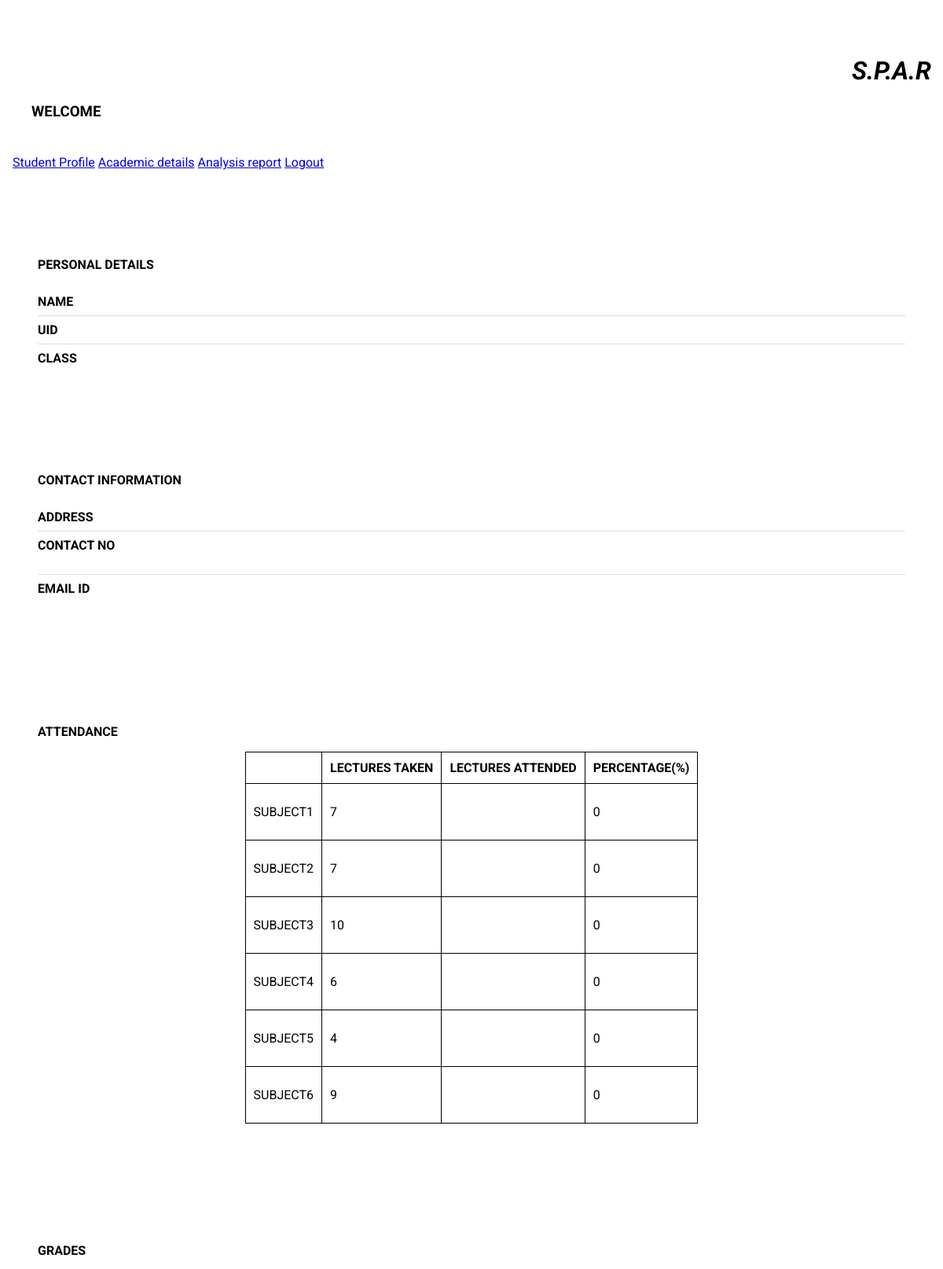
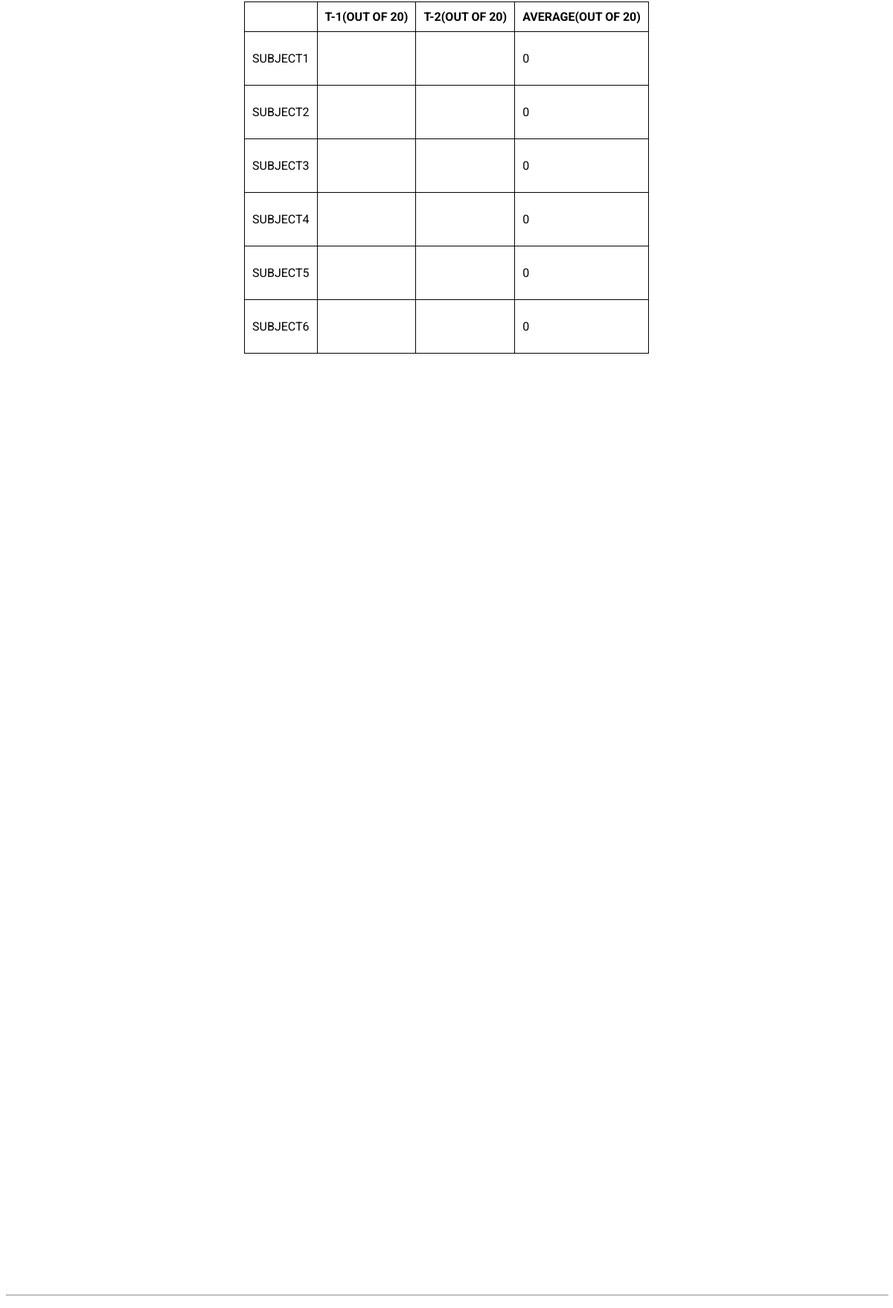
Screenshot of /student/homepage.php (signed in) with the database file from the repository (2 pictures, top to bottom).
### tables this page shows
CREATE TABLE `lectures` (
  `subject` varchar(10) DEFAULT NULL,
  `totallec` int(5) DEFAULT NULL
);

### student/homepage.php (the view, shortened to what this page needs)
<?php
		$link = mysqli_connect("localhost", "root", "","spar");
		$id=$_SESSION['id'];
		$q="SELECT * FROM student_details where id='".$id."'" ;
		$result=mysqli_query($link, $q);
		$result=mysqli_fetch_array($result);
		$q1="SELECT * FROM attendance where id='".$id."'" ;
		$res1=mysqli_query($link, $q1);
		$res1=mysqli_fetch_array($res1);
		$q2="SELECT * FROM lectures";
		$res2=mysqli_query($link, $q2);
        $q3="SELECT * FROM lectures";
		$res3=mysqli_query($link, $q3);
        $q4="SELECT * FROM t1 where id='".$id."'" ;
		$res4=mysqli_query($link, $q4);
        $q5="SELECT * FROM t2 where id='".$id."'" ;
		$res5=mysqli_query($link, $q5);
		$row1=mysqli_fetch_array($res4);
        $row2=mysqli_fetch_array($res5);
?>
<!doctype html>
<html lang="en">
  <head>
    <link rel="stylesheet" href="https://code.getmdl.io/1.2.0/material.deep_purple-pink.min.css">
    <link rel="stylesheet" href="../admin/studentstyle.css">
  </head>
  <body class="mdl-demo mdl-color--grey-100 mdl-color-text--grey-700 mdl-base">
    <div class="mdl-layout mdl-js-layout mdl-layout--fixed-header">
      <header class="mdl-layout__header mdl-layout__header--scroll mdl-color--primary">
        <div class="mdl-layout--large-screen-only mdl-layout__header-row logo" >
		<h1>S.P.A.R</h1>
        </div>
        <div class="mdl-layout--large-screen-only mdl-layout__header-row">
          <h3>WELCOME </h3>
        </div>
        <div class="mdl-layout__tab-bar mdl-js-ripple-effect mdl-color--primary-dark">
          <a href="#profile" class="mdl-layout__tab is-active">Student Profile</a>
          <a href="#academic" class="mdl-layout__tab">Academic details</a>
          <a href="#analysis" class="mdl-layout__tab">Analysis report</a>
		  <a href="logout.php" class="mdl-layout__tab logout">Logout</a>
        </div>
      </header>
      <main class="mdl-layout__content">
        <div class="mdl-layout__tab-panel is-active" id="profile">
          <section class="section--center mdl-grid mdl-grid--no-spacing mdl-shadow--2dp">
            <div class="mdl-card mdl-cell mdl-cell--12-col">
              <div class="mdl-card__supporting-text mdl-grid mdl-grid--no-spacing">
                <h4 class="mdl-cell mdl-cell--12-col">Personal Details</h4>
                <div class="section__text mdl-cell mdl-cell--10-col-desktop mdl-cell--6-col-tablet mdl-cell--3-col-phone">
                  <h5>NAME</h5>
                </div>
                <div class="section__text mdl-cell mdl-cell--10-col-desktop mdl-cell--6-col-tablet mdl-cell--3-col-phone">
                  <h5>UID</h5>
                </div>
                <div class="section__text mdl-cell mdl-cell--10-col-desktop mdl-cell--6-col-tablet mdl-cell--3-col-phone">
                  <h5>CLASS</h5>
                </div>
              </div>
            </div>
          </section>
		  <section class="section--center mdl-grid mdl-grid--no-spacing mdl-shadow--2dp">
            <div class="mdl-card mdl-cell mdl-cell--12-col">
              <div class="mdl-card__supporting-text mdl-grid mdl-grid--no-spacing">
                <h4 class="mdl-cell mdl-cell--12-col">CONTACT INFORMATION</h4>
                <div class="section__text mdl-cell mdl-cell--10-col-desktop mdl-cell--6-col-tablet mdl-cell--3-col-phone">
                  <h5>ADDRESS</h5>
                </div>
                <div class="section__text mdl-cell mdl-cell--10-col-desktop mdl-cell--6-col-tablet mdl-cell--3-col-phone">
                  <h5>CONTACT NO</h5>
                  <?php echo $result['phone']."<br>".$result['phone2'];
						?>
                </div>
                <div class="section__text mdl-cell mdl-cell--10-col-desktop mdl-cell--6-col-tablet mdl-cell--3-col-phone">
                  <h5>EMAIL ID</h5>
                  <?php echo $result['email']."<br>".$result['email2'];
						?>
                </div>
              </div>
            </div>
          </section>
        </div>
        <div class="mdl-layout__tab-panel" id="academic">
          <section class="section--center mdl-grid mdl-grid--no-spacing mdl-shadow--2dp">
            <div class="mdl-card mdl-cell mdl-cell--12-col">
              <div class="mdl-card__supporting-text mdl-grid mdl-grid--no-spacing">
                <h4 class="mdl-cell mdl-cell--12-col">ATTENDANCE</h4>
						<table>
						<form id="attendanceform" action="update.php" name="attendance" method="post">
						<tr>
						<th></th>
						<th>LECTURES TAKEN</th>
						<th>LECTURES ATTENDED</th>
						<th>PERCENTAGE(%)</th>
						</tr>
						<?php $row=mysqli_fetch_array($res2);?>
						<tr>
						<td><?php echo $row['subject']?></td>
						<td>
							<p class="disp3" id="p11"><?php echo $row['totallec']?></p>
						</td>
						<td>
						<td>
							<p class="disp3" id="p13"><?php if($row['totallec'])echo $res1['subj1']/$row['totallec']*100?></p>
						</td>
						</tr>
						<?php $row=mysqli_fetch_array($res2);?>
						<tr>
						<td><?php echo $row['subject']?></td>
						<td>
							<p class="disp3" id="p21"><?php echo $row['totallec']?></p>
						</td>
						<td>
						</td>
						<td>
							<p class="disp3" id="p23"><?php if($row['totallec'])echo $res1['subj2']/$row['totallec']*100?></p>
						</td>
						</tr>
						<?php $row=mysqli_fetch_array($res2);?>
						<tr>
						<td><?php echo $row['subject']?></td>
						<td>
							<p class="disp3" id="p31"><?php echo $row['totallec']?></p>
						</td>
						<td>
						</td>
						<td>
							<p class="disp3" id="p33"><?php if($row['totallec'])echo $res1['subj3']/$row['totallec']*100?></p>
						</td>
						</tr>
						<?php $row=mysqli_fetch_array($res2);?>
						<tr>
						<td><?php echo $row['subject']?></td>
						<td>
							<p class="disp3" id="p41"><?php echo $row['totallec']?></p>
						</td>
						<td>
						</td>
						<td>
							<p class="disp3" id="p43"><?php if($row['totallec'])echo $res1['subj4']/$row['totallec']*100?></p>
						</td>
						</tr>
						<?php $row=mysqli_fetch_array($res2);?>
						<tr>
						<td><?php echo $row['subject']?></td>
						<td>
							<p class="disp3" id="p51"><?php echo $row['totallec']?></p>
						</td>
						<td>
						</td>
						<td>
							<p class="disp3" id="p53"><?php if($row['totallec'])echo $res1['subj5']/$row['totallec']*100?></p>
						</td>
						</tr>
						<?php $row=mysqli_fetch_array($res2);?>
						<tr>
						<td><?php echo $row['subject']?></td>
						<td>
							<p class="disp3" id="p61"><?php echo $row['totallec']?></p>
						</td>
						<td>
						</td>
						<td>
							<p class="disp3" id="p63"><?php if($row['totallec'])echo $res1['subj6']/$row['totallec']*100?></p>
						</td>
						</tr>
						</form>
					</table>
            </div>
			</div>
          </section>
		  <section class="section--center mdl-grid mdl-grid--no-spacing mdl-shadow--2dp">
           <div class="mdl-card mdl-cell mdl-cell--12-col">
              <div class="mdl-card__supporting-text mdl-grid mdl-grid--no-spacing">
                <h4 class="mdl-cell mdl-cell--12-col">GRADES</h4>
               <table>
						<form id="gradeform" action="update.php" name="grades" method="post">
						<tr>
						<th></th>
						<th>T-1(OUT OF 20)</th>
						<th>T-2(OUT OF 20)</th>
						<th>AVERAGE(OUT OF 20)</th>
						</tr>
						<?php $row=mysqli_fetch_array($res3);?>
						<tr>
						<td><?php echo $row['subject']?></td>
						<td>
						</td>
						<td>
						</td>
						<td>
							<p class="disp4" id="p13"><?php echo ($row1['subj1']+$row2['subj1'])/2 ?></p>
						</td>
						</tr>
					    <?php $row=mysqli_fetch_array($res3);?>
                        <tr>
						<td><?php echo $row['subject']?></td>
						<td>
						</td>
						<td>
						</td>
						<td>
							<p class="disp4" id="p13"><?php echo ($row1['subj2']+$row2['subj2'])/2 ?></p>
						</td>
						</tr>
                        <?php $row=mysqli_fetch_array($res3);?>
                        <tr>
						<td><?php echo $row['subject']?></td>
						<td>
						</td>
						<td>
						<td>
							<p class="disp4" id="p13"><?php echo ($row1['subj3']+$row2['subj3'])/2 ?></p>
						</td>
						</tr>
                        <?php $row=mysqli_fetch_array($res3);?>
                        <tr>
						<td><?php echo $row['subject']?></td>
						<td>
						</td>
						<td>
						</td>
						<td>
							<p class="disp4" id="p13"><?php echo ($row1['subj4']+$row2['subj4'])/2 ?></p>
						</td>
						</tr>
                        <?php $row=mysqli_fetch_array($res3);?>
                        <tr>
						<td><?php echo $row['subject']?></td>
						<td>
						</td>
						<td>
						</td>
						<td>
							<p class="disp4" id="p13"><?php echo ($row1['subj5']+$row2['subj5'])/2 ?></p>
						</td>
						</tr>
                        <?php $row=mysqli_fetch_array($res3);?>
                        <tr>
						<td><?php echo $row['subject']?></td>
						<td>
						</td>
						<td>
						</td>
						<td>
							<p class="disp4" id="p13"><?php echo ($row1['subj6']+$row2['subj6'])/2 ?></p>
						</td>
						</tr>
						</form>
					</table>
            </div>
			</div>
          </section>
        </div>
		<div class="mdl-layout__tab-panel is-active" id="analysis">
          <div id="reportpdf" >
			<section class="section--center mdl-grid mdl-grid--no-spacing mdl-shadow--2dp">
				<div id="barchart_material" class="chrt" style="width: 100%; height: 500px;"></div>
			</section>
			<section class="section--center mdl-grid mdl-grid--no-spacing mdl-shadow--2dp">
				<div id="barchart_material1" class="chrt" style="width: 100%; height: 500px;"></div>
			</section>
			       <section class="section--center mdl-grid mdl-grid--no-spacing mdl-shadow--2dp">
				<hr style=" width:100%">
			</section>
		</div>
		</div>
      </main>
    </div>
  </body>
</html>

### admin/studentstyle.css (style rules this page uses)
html, body { font-family: 'Roboto', 'Helvetica', sans-serif; margin: 0; padding: 0; }
.mdl-demo .mdl-layout__header-row { padding-left: 40px; }
.logo h1 { margin-left:90%; padding-top:50px; font-style:italic; }
.logout { position:relative; margin-left:auto; margin-right:10px; }
table { position:relative; margin-left:auto; margin-right:auto; }
table,th,td { border:1px solid black; border-collapse: collapse; }
th,td { padding:10px 10px 10px 10px;; }
.mdl-demo .mdl-layout:not(.is-small-screen) .mdl-layout__tab-bar, .mdl-demo .mdl-layout:not(.is-small-screen) .mdl-layout__tab-bar-container { overflow: visible; }
.mdl-demo .mdl-layout__tab-bar { padding: 0; padding-left: 16px; box-sizing: border-box; height: 100%; width: 100%; }
.mdl-demo .mdl-layout__tab-bar .mdl-layout__tab { height: 64px; line-height: 64px; }
.mdl-demo .mdl-layout__tab-bar .mdl-layout__tab.is-active::after { background-color: white; height: 4px; }
.mdl-demo main > .mdl-layout__tab-panel { padding: 8px; padding-top: 48px; }
.mdl-demo .mdl-card { height: auto; display: -webkit-flex; display: -ms-flexbox; display: flex; -webkit-flex-direction: column; -ms-flex-direction: column; flex-direction: column; text-transform:uppercase; }
.mdl-demo .mdl-card > * { height: auto; }
.mdl-demo .mdl-card .mdl-card__supporting-text { margin: 40px; -webkit-flex-grow: 1; -ms-flex-positive: 1; flex-grow: 1; padding: 0; color: inherit; width: calc(100% - 80px); }
.mdl-demo.mdl-demo .mdl-card__supporting-text h4 { margin-top: 0; margin-bottom: 20px; }
.mdl-demo .mdl-layout__content section:not(:last-of-type) { position: relative; margin-bottom: 48px; }
.mdl-demo section.section--center { max-width: 1260px; }
.mdl-demo #academic section.section--center { max-width: 1260px; }
.mdl-demo section .section__text { -webkit-flex-grow: 1; -ms-flex-positive: 1; flex-grow: 1; -webkit-flex-shrink: 0; -ms-flex-negative: 0; flex-shrink: 0; padding-top: 8px; }
.mdl-demo section .section__text h5 { font-size: inherit; margin: 0; margin-bottom: 0.5em; }
.mdl-demo section.section--center .section__text:not(:last-child) { border-bottom: 1px solid rgba(0,0,0,.13); }
.mdl-demo #academic section { margin-bottom: 72px; }
.mdl-demo #academic h4, #academic h5 { margin-bottom: 16px; }
.chrt { width:800px; height:500px; }

### rows the page displays
lectures: subject "SUBJECT1", totallec "7", $res1['subj1']/$row['totallec']*100 "0"
lectures: subject "SUBJECT2", totallec "7", $res1['subj2']/$row['totallec']*100 "0"
lectures: subject "SUBJECT3", totallec "10", $res1['subj3']/$row['totallec']*100 "0"
lectures: subject "SUBJECT4", totallec "6", $res1['subj4']/$row['totallec']*100 "0"
lectures: subject "SUBJECT5", totallec "4", $res1['subj5']/$row['totallec']*100 "0"
lectures: subject "SUBJECT6", totallec "9", $res1['subj6']/$row['totallec']*100 "0"
